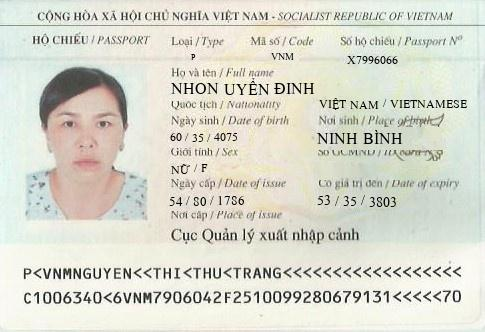
#> input picture croper/passport/aALqbulOiG.jpg, 485 x 332 px; its folder holds only this picture in this run
$ python test.py   (older library calls are emulated)
#> lines starting #> are read from the running program, lines starting #| are printed output that depends on the picture; after the words box and inside, x2 and y2 are one past the last pixel; in counts of white or black regions, pixels touching at a corner belong together
import os
import string
import xml.etree.ElementTree as et
import cv2  # ==4.
import numpy as np
import rstr
from PIL import Image
import shutil
import glob
import random


def image1OnImage2(img1, img2):
    h, w = img1.shape[:2]
    img2 = cv2.resize(img2, (w, h))
    _, thresh = cv2.threshold(cv2.cvtColor(img1, cv2.COLOR_BGR2GRAY), 0, 255, cv2.THRESH_BINARY_INV)
    img2 = cv2.bitwise_and(img2, img2, mask=thresh)
    return img1 + img2


def getRotatedImage(image):
    angle = np.random.randint(0, 360, size=1, dtype=np.int16)[0]
    print(angle)
    rotated = image.rotate(angle, resample=2, expand=True)
    rotated = np.array(rotated)
    rotated = cv2.cvtColor(rotated, cv2.COLOR_BGR2RGB)
    cv2.waitKey()
    h, w = rotated.shape[:2]
    size = int(max(h, w) * 1.2)
    # black background
    background = np.zeros((size, size, 3), dtype=np.uint8)
    randx = np.random.randint(0, size - w, size=1, dtype=np.int64)[0]
    randy = np.random.randint(0, size - h, size=1, dtype=np.int64)[0]

    background[randy:randy + h, randx:randx + w, :] = rotated
    image = background.copy()

    gray = cv2.cvtColor(image, cv2.COLOR_BGR2GRAY)
    _, thresh = cv2.threshold(gray, 1, 255, cv2.THRESH_BINARY)

    _, contours, _ = cv2.findContours(thresh, cv2.RETR_EXTERNAL, cv2.CHAIN_APPROX_NONE)

    rect = cv2.minAreaRect(contours[0])
    box = cv2.boxPoints(rect)
    box = np.int0(box)  # x trước y sau
    box = np.concatenate([box, box], axis=0)

    if angle < 90:
        startPoint = 1
        points = box[startPoint:4 + startPoint]
    elif angle < 180:
        startPoint = 0
        points = box[startPoint:4 + startPoint]
    elif angle < 270:
        startPoint = 3
        points = box[startPoint:4 + startPoint]
    elif angle < 360:
        startPoint = 2
        points = box[startPoint:4 + startPoint]

    return image, points  # passport with black background and 4 points


def getPointsfromName(points):
    points = [int(i) for i in points.split(" ")]
    return np.reshape(points, (4, 2))


def passportOnReal(passport, points):
    h, w = passport.shape[:2]
    real_passport_path = random.choice(glob.glob("real_passport/*"))
    real_passport = cv2.imread(real_passport_path)
    real_points = getPointsfromName(real_passport_path[:-4].split("/")[-1])
    print(real_points, points)
    M = cv2.getPerspectiveTransform(np.array(real_points, dtype=np.float32), np.array(points, dtype=np.float32))
    real_passport = cv2.warpPerspective(real_passport, M, (w, h))
    return image1OnImage2(passport, real_passport)


def createBBox(x, y, h, w):  # tọa độ góc và size của passport
    ratio = 0.2
    xmin = max(x - int(w * ratio), 1)
    xmax = x + int(w * ratio)
    ymin = max(y - int(h * ratio), 1)
    ymax = y + int(h * ratio)
    return xmin, xmax, ymin, ymax


def createData():
    folder_name = "data/"
    if os.path.exists(folder_name):
        shutil.rmtree(folder_name)
    os.mkdir(folder_name)

    num_data = 5000
    while len(os.listdir(folder_name)) < num_data * 2:
        image_names = os.listdir('passport')
        image_name = image_names[np.random.randint(0, len(image_names), size=1, dtype=np.int64)[0]]
        if not image_name[-3:] == "jpg": continue
        image = Image.open("passport/" + image_name)
#> image is the input picture: PIL image 485x332 RGB; mean R, G, B 217.5, 217.9, 206.2
        w, h = image.size
#> w = 485; h = 332
        passport, points = getRotatedImage(image)
#> in getRotatedImage, `rotated = image.rotate(angle, resample=2, expand=True)`:
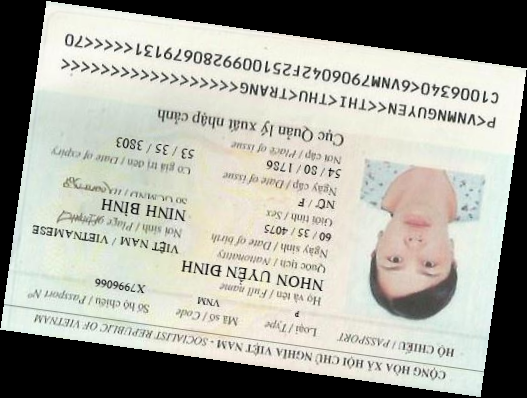
#> rotated: PIL image 527x398 RGB; mean R, G, B 166.6, 166.9, 157.9
#> in getRotatedImage, `background[randy:randy + h, randx:randx + w, :] = rotated`:
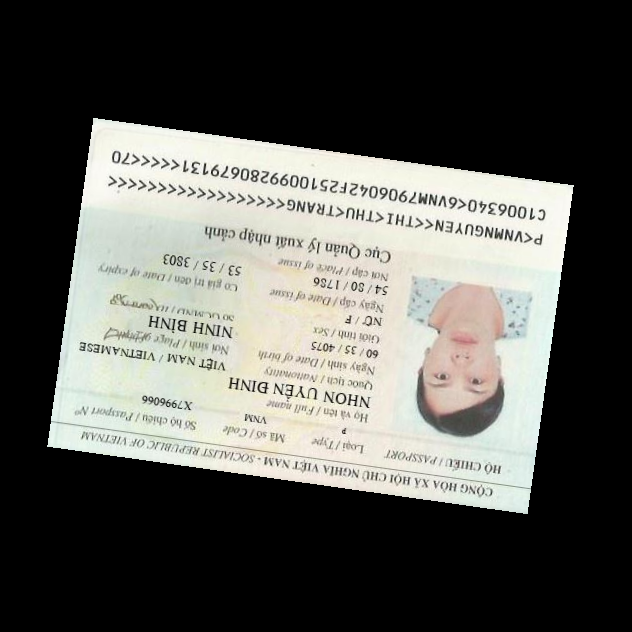
#> background: shape (632, 632, 3); mean B, G, R 82.9, 87.7, 87.5
#> in getRotatedImage, `gray = cv2.cvtColor(image, cv2.COLOR_BGR2GRAY)`:
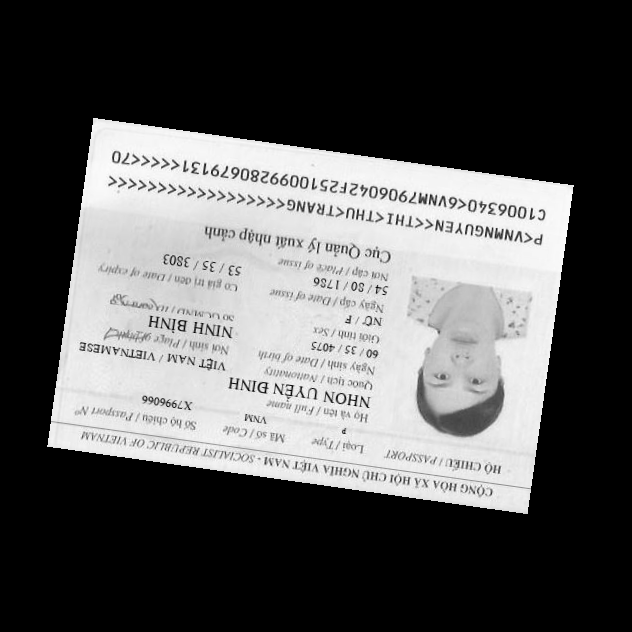
#> gray: shape (632, 632); min 0, max 254, mean 87.1
#> in getRotatedImage, `_, thresh = cv2.threshold(gray, 1, 255, cv2.THRESH_BINARY)`:
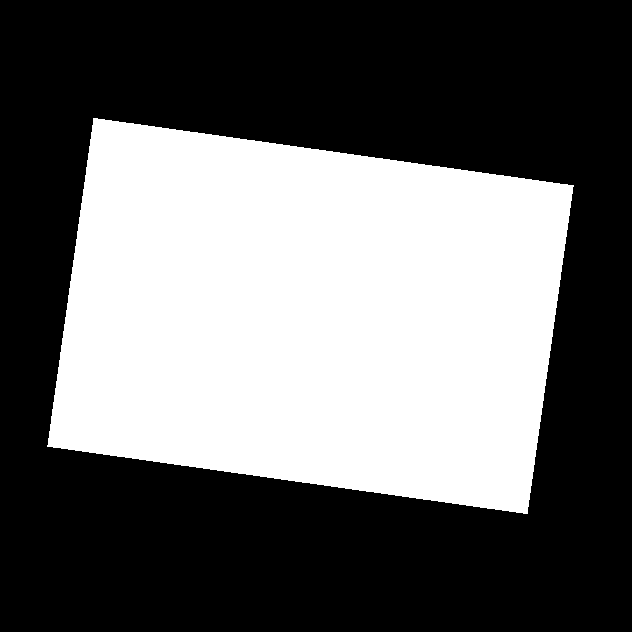
#> thresh: shape (632, 632); 40.3% white; 1 white region
#> in getRotatedImage, `_, contours, _ = cv2.findContours(thresh, cv2.RETR_EXTERNAL, cv2.CHAIN..`: contours = 1 contour; box (x1, y1, x2, y2) and area: (47, 118, 574, 514) 160211
#> in getRotatedImage, `rect = cv2.minAreaRect(contours[0])`: rect = ((310, 315.5), (332, 485), -82)
#> in getRotatedImage, `box = cv2.boxPoints(rect)`: box = [[527, 513.6], [46.76, 446.1], [92.96, 117.4], [573.2, 184.9]]
#> in getRotatedImage, `box = np.int0(box)`: box = [[527, 513], [46, 446], [92, 117], [573, 184]]
#> in getRotatedImage, `box = np.concatenate([box, box], axis=0)`: box = [[527, 513], [46, 446], [92, 117], [573, 184], [527, 513], [46, 446], [92, 117], [573, 184]]
#> in getRotatedImage, `points = box[startPoint:4 + startPoint]`: points = [[527, 513], [46, 446], [92, 117], [573, 184]]
#> points = [[527, 513], [46, 446], [92, 117], [573, 184]]
        passport = passportOnReal(passport, points)
        background = cv2.imread(random.choice(glob.glob("background/*")))
        image = image1OnImage2(passport, background)

        h_final, w_final = image.shape[:2]
        new_img_name = rstr.rstr(string.ascii_letters, 10)
        new_xml_file = et.parse('header.xml')
        new_root = new_xml_file.getroot()  # save root
        new_root.find("filename").text = new_img_name + ".jpg"
        new_root.find("imagesize").find("nrows").text = str(h_final)
        new_root.find("imagesize").find("ncols").text = str(w_final)
        for i, point in enumerate(points):
            object_names = ['top_left', 'top_right', 'bot_right', 'bot_left']
            x = point[0]
            y = point[1]
            add_element = et.parse('object.xml')
            add_object = add_element.getroot()
            add_object.find("name").text = object_names[i]
            xmin, xmax, ymin, ymax = createBBox(x, y, h, w)
            for i, pt in enumerate(add_object.find('polygon').findall('pt')):
                if i == 0 or i == 2:
                    pt.find('x').text = str(xmin)
                    pt.find('y').text = str(ymin)
                if i == 1 or i == 3:
                    pt.find('x').text = str(min(xmax, w_final - 1))
                    pt.find('y').text = str(min(ymax, h_final - 1))
            new_root.append(add_object)

        image = cv2.medianBlur(image, 5)
        cv2.imwrite(folder_name + new_img_name + '.jpg', image)
        new_xml_file.write(folder_name + new_img_name + '.xml')


#> (the run stopped early here; a loop or call above may not have finished)
